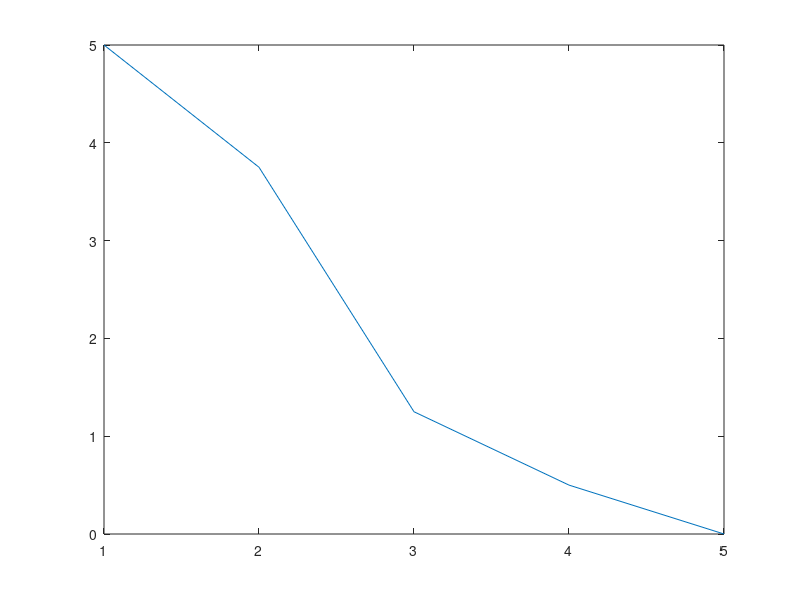

This figure's MATLAB source:
function[]=taylor()

    a=1.2;
    t=.2;
    h=1;
    er(1)=abs((t-a)/t)
    
    f= @(x) -(.4*(x^3))-(.45*(x^2))-x-.25;
    a=a+f(0);
    er(2)=abs((t-a)/t)
    
    f= @(x) -1.2*(x^2) -.9*x-1.;
    a=a+ f(0)/factorial(2);
    er(3)=abs((t-a)/t)
    
    f= @(x) -2.4*x -.9;
    a=a+ f(0)/factorial(3);
    er(4)=abs((t-a)/t)
    
    a=a+ (-2.4)/factorial(4);
    er(5)=abs((t-a)/t)
    
    i=1:5;
    plot(i,er);
    
end